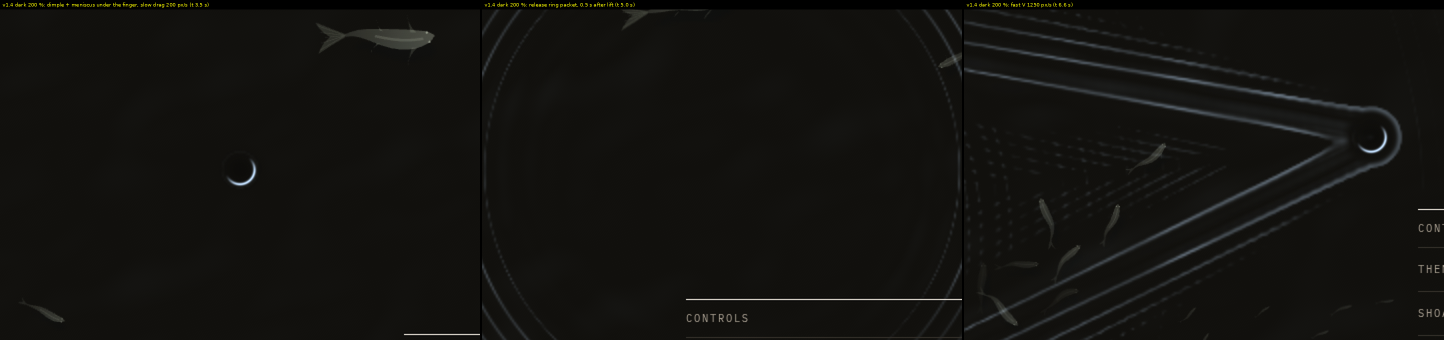
#> input picture qa/demo-r10/closeup-dark-200.png, 2888 x 680 px, given in place of gap.png, which was not available (shown at 1/2 size)
$ python gapv15.py
#> lines starting #> are read from the running program, lines starting #| are printed output that depends on the picture
# gap-v14.png: gap.png rows (reference, v1.3.1, v1.3.2) + v1.4 light + v1.4 dark at the same combo moments (frames 45,105,150,198,225),
# each tile an 800×468 crop around the action, scaled 0.5 → 400×234 under a 16 px label bar; plus 200 % close-ups (dimple, lift packet)
from PIL import Image, ImageDraw, ImageFont
G = Image.open("../research-real-water/gap.png").convert("RGB")
#> G is the input picture: PIL image 2888x680 RGB; mean R, G, B 19, 18.4, 15.5
F = ImageFont.truetype("/usr/share/fonts/truetype/dejavu/DejaVuSans.ttf", 10)
MOM = [(45, "press 1.5s slow", (500, 345)), (105, "slow 3.5s", (900, 345)), (150, "0.5s after lift", (1050, 380)),
       (198, "fast 6.6s", (850, 470)), (225, "0.8s after flick", (850, 470))]
def tile(run, f, c, label):
    im = Image.open(f"frames/{run}/f{f:04d}.png").convert("RGB")
    x0 = min(max(c[0] - 400, 0), 1440 - 800); y0 = min(max(c[1] - 234, 0), 900 - 468)
    t = Image.new("RGB", (400, 250), (0, 0, 0)); t.paste(im.crop((x0, y0, x0 + 800, y0 + 468)).resize((400, 234), Image.LANCZOS), (0, 16))
    ImageDraw.Draw(t).text((3, 2), label, fill=(255, 255, 0), font=F); return t
out = Image.new("RGB", (2000, 1250)); out.paste(G, (0, 0))
#> after `out = Image.new('RGB', (2000, 1250))`: out: PIL image 2000x1250 RGB; every value is 0
#> after `out.paste(G, (0, 0))`:
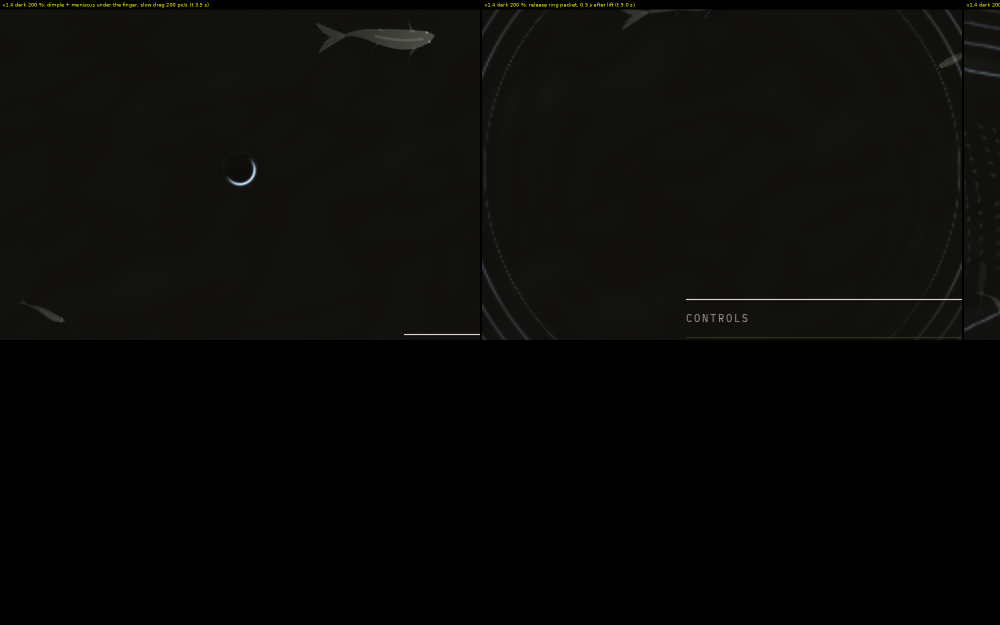
#> out: PIL image 2000x1250 RGB (shown at 1/2 size); mean R, G, B 9.9, 9.5, 7.8
for r, (run, tag) in enumerate([("after13-light", "v1.4 r13 light"), ("after13-dark", "v1.4 r13 dark")]):
    for i, (f, lab, c) in enumerate(MOM): out.paste(tile(run, f, c, f"{tag} {lab}"), (400 * i, 750 + 250 * r))
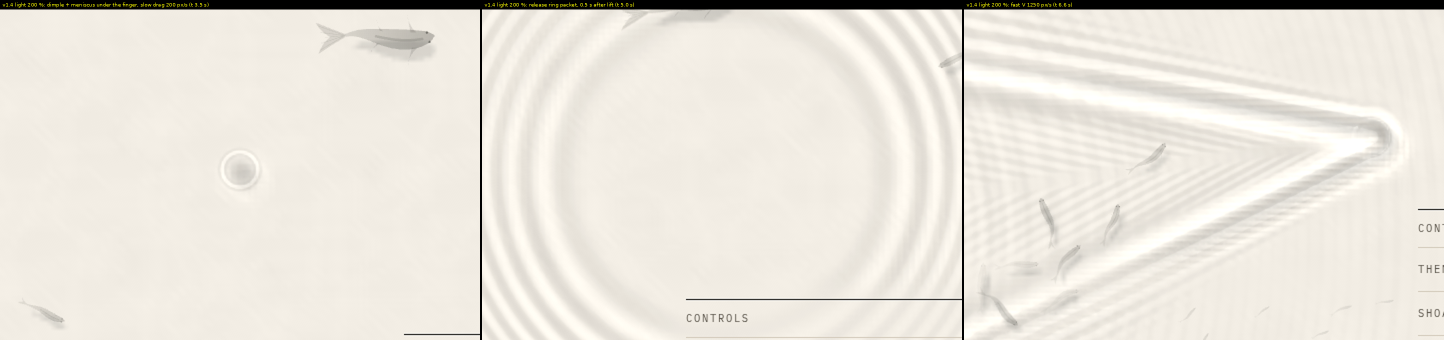
#> input picture qa/demo-r10/closeup-light-200.png, 2888 x 680 px, given in place of f0045.png, which was not available (shown at 1/2 size)
#> in tile, im is the input picture: PIL image 2888x680 RGB; mean R, G, B 233.2, 228.5, 219.8
#> in tile, `t = Image.new('RGB', (400, 250), (0, 0, 0))`: t: PIL image 400x250 RGB; every value is 0
#> in tile, `t.paste(im.crop((x0, y0, x0 + 800, y0 + 468)).resize((400, 234), Image`:
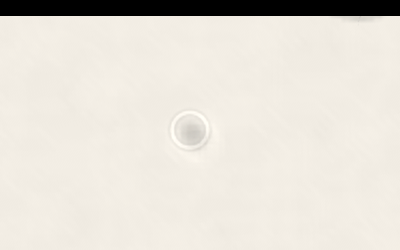
#> t: PIL image 400x250 RGB; mean R, G, B 226.3, 221.6, 213.2
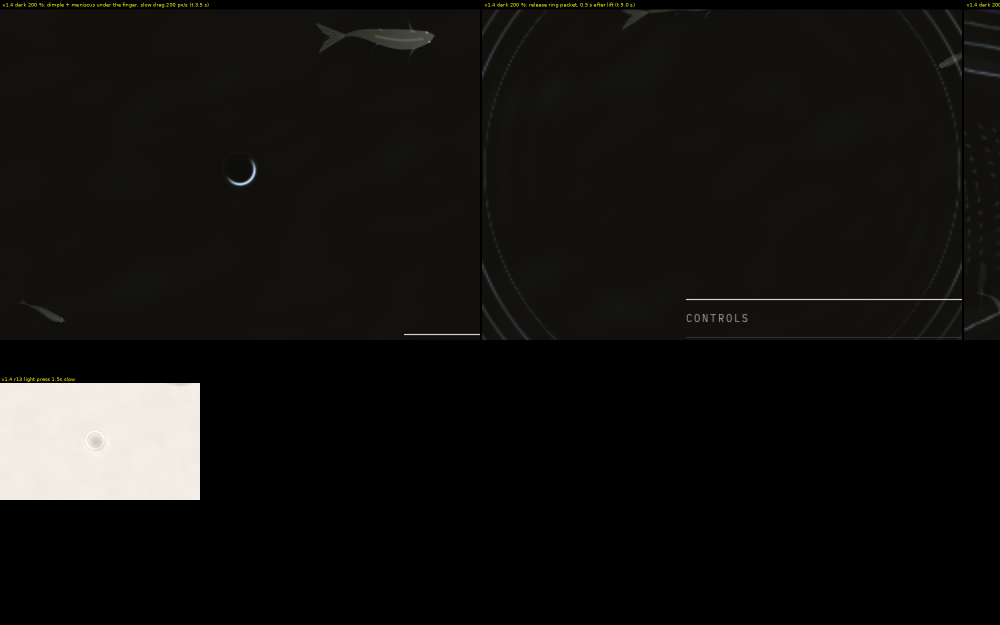
#> out: PIL image 2000x1250 RGB (shown at 1/2 size); mean R, G, B 19, 18.3, 16.3
#> (the run stopped early here; a loop or call above may not have finished)
